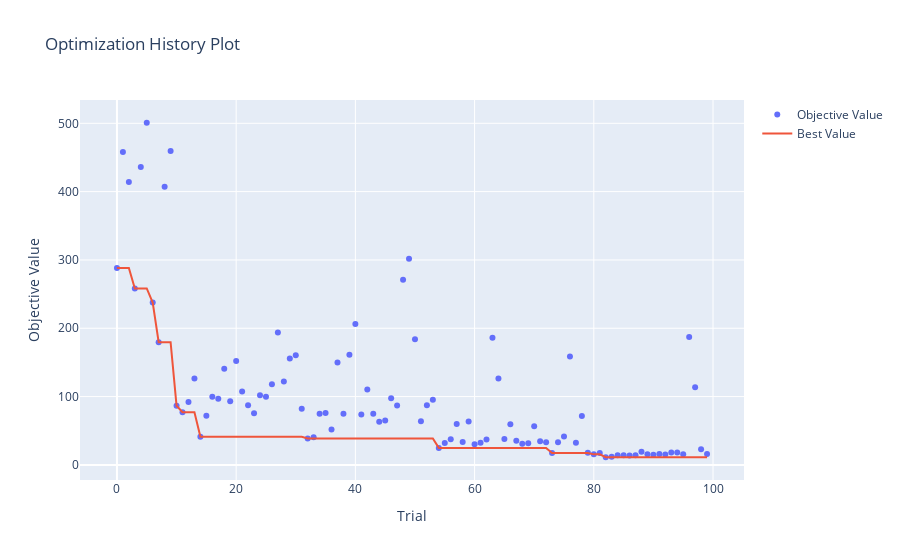

The notebook cell saved with this chart:
### Code cell
optuna.visualization.plot_optimization_history(study).show()
